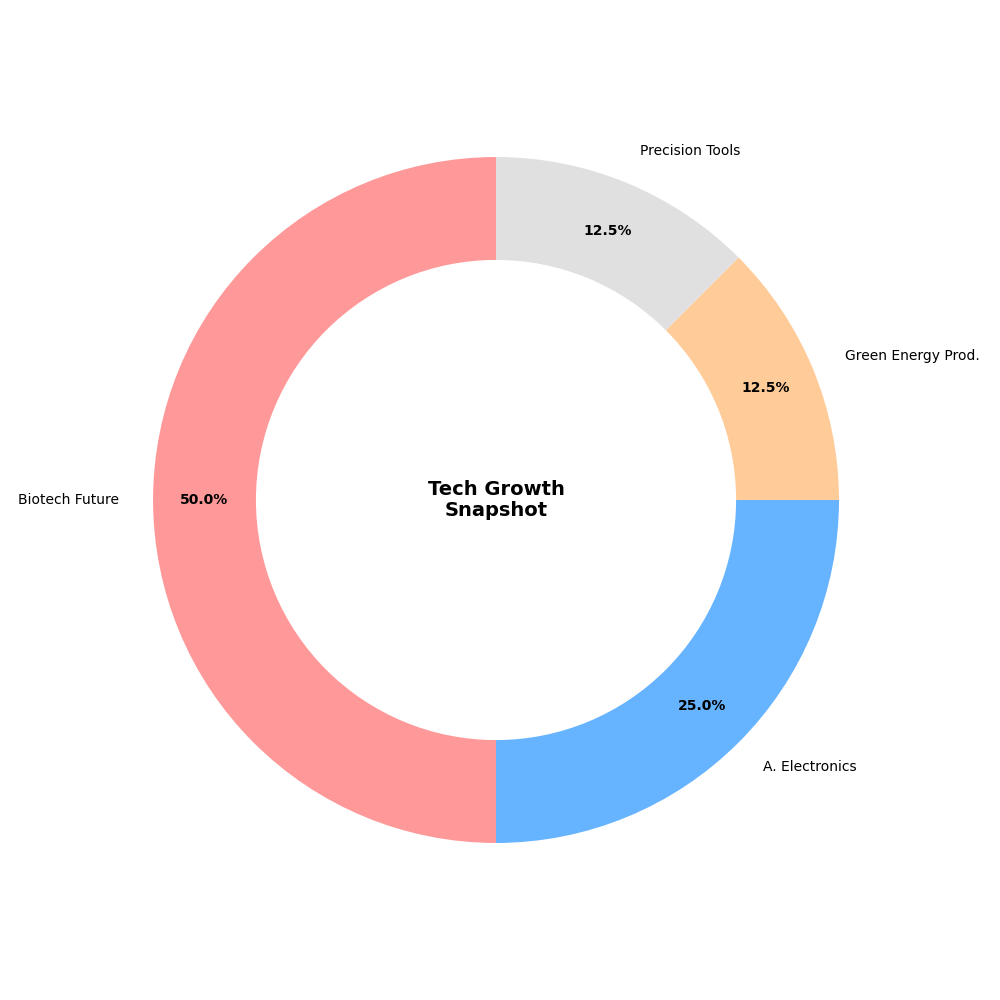

Generate this figure with Python:
import matplotlib.pyplot as plt

sectors = [
    'Biotech Future', 
    'A. Electronics', 
    'Green Energy Prod.', 
    'Precision Tools'
]
gdp_contribution = [40, 20, 10, 10]

colors = ['#FF9999', '#66B3FF', '#FFCC99', '#E0E0E0']

fig, ax = plt.subplots(figsize=(10, 10))
wedges, texts, autotexts = ax.pie(
    gdp_contribution,
    labels=sectors,
    colors=colors,
    autopct='%1.1f%%',
    startangle=90,
    wedgeprops={'linewidth': 0, 'width': 0.3},  # Removed edge color for simplicity
    pctdistance=0.85
)

centre_circle = plt.Circle((0, 0), 0.50, fc='white')
ax.add_artist(centre_circle)

for autotext in autotexts:
    autotext.set_color('black')
    autotext.set_fontsize(10)
    autotext.set_weight('bold')

ax.text(0, 0, 'Tech Growth\nSnapshot', fontsize=14, fontweight='bold', ha='center', va='center')

plt.tight_layout()
plt.show()
